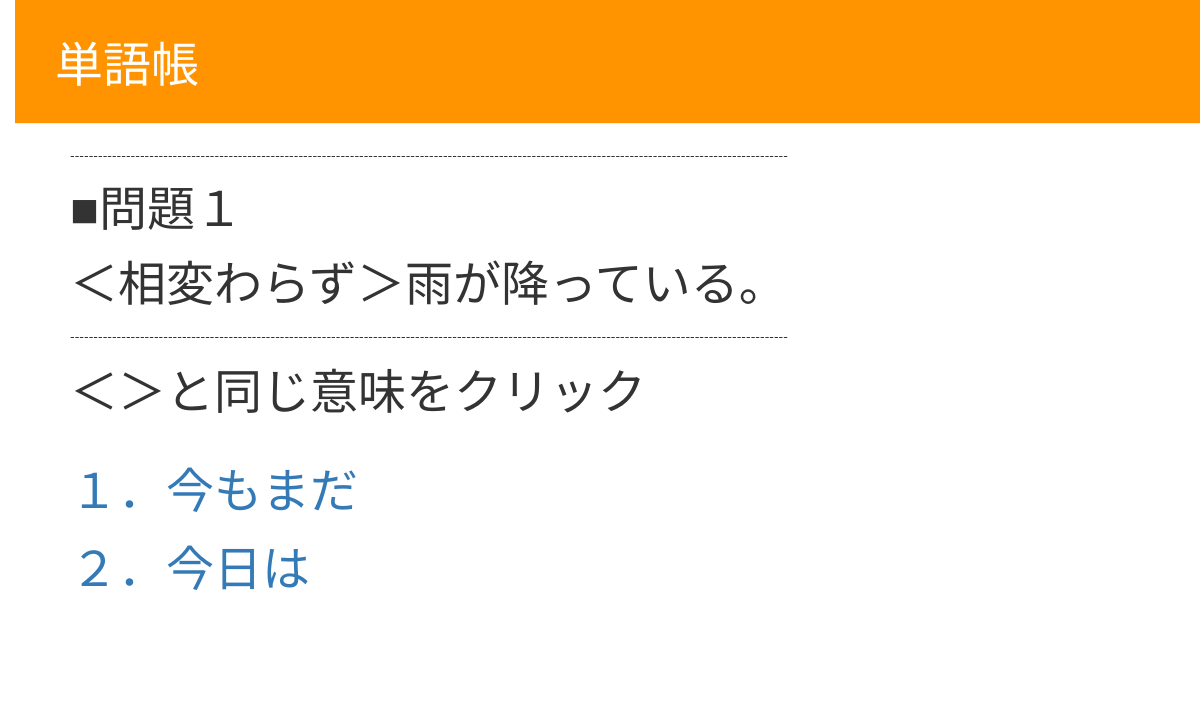
The app's page /post/2/ with its own data.
### blog/models.py (models this page shows, shortened)
class Post(models.Model):
    author = models.ForeignKey('auth.User', on_delete=models.CASCADE)
    number = models.CharField(max_length=200,null=True)
    title = models.TextField(null=True)
    text = models.TextField()
    answer1 = models.TextField(null=True)
    answer2 = models.TextField(null=True)
    created_date = models.DateTimeField(default=timezone.now)
    published_date = models.DateTimeField(blank=True, null=True)

### blog/views.py (the view)
# urls.py: path('post/<int:pk>/', views.post_detail, name='post_detail'),
def post_detail(request, pk):
    post = get_object_or_404(Post, pk=pk)
    return render(request, 'blog/post_detail.html', {'post': post})

### blog/templates/blog/post_detail.html (shortened to what this page needs)
{% extends 'blog/base.html' %}
{% block content %}
<div class="post">
  <p class="mb2">----------------------------------------------------------------------------------------------------------------------------------------------------------</p>
  <h1><font size="20">■{{ post.number }}</font></h1>
  <p class="mb10"><font size="20">{{ post.title }}</font></p>
  <p class="mb2">----------------------------------------------------------------------------------------------------------------------------------------------------------</p>
  <p><font size="15">{{ post.text|linebreaksbr }}</font></p>
　{% ifequal post.pk 2 %}
    <p><font size="20"><a href="{% url 'post_right' pk=post.pk %}">{{ post.answer1|linebreaksbr }}</a></font><p>
    <p><font size="20"><a href="{% url 'post_miss'  pk=post.pk %}">{{ post.answer2|linebreaksbr }}</a></font><p>
  {% endifequal %}
</div>
{% endblock %}

### blog/static/css/blog.css (style rules this page uses)
body { padding-left: 15px; }
h1, h2, h3, h4 { font-family: 'Lobster', cursive; }
.post { margin-bottom: 70px; }

### records on screen
Post: number "問題１", title "＜相変わらず＞雨が降っている。", text "＜＞と同じ意味をクリック", answer1 "１．今もまだ", answer2 "２．今日は"
